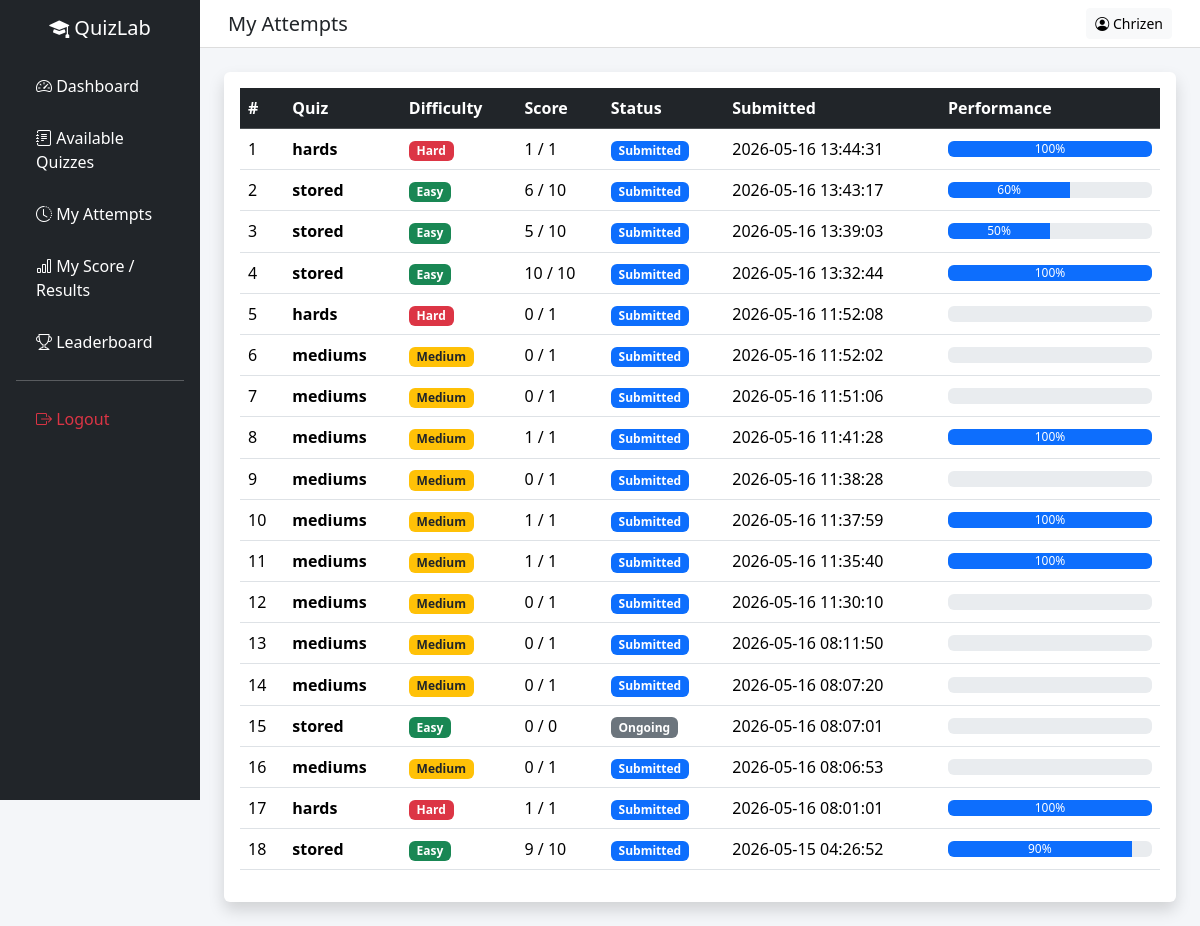
The page /frontend/student/my_attempts.php (signed in) on the database its author committed.
### tables this page shows
CREATE TABLE `quiz_attempts` (
  `attempt_id` int(11) NOT NULL,
  `student_id` int(11) NOT NULL,
  `quiz_id` int(11) NOT NULL,
  `score` int(11) DEFAULT 0,
  `total_questions` int(11) DEFAULT 0,
  `status` enum('ongoing','submitted','timeout') NOT NULL DEFAULT 'ongoing',
  `submitted_at` timestamp NOT NULL DEFAULT current_timestamp()
);

CREATE TABLE `quizzes` (
  `quiz_id` int(11) NOT NULL,
  `teacher_id` int(11) NOT NULL,
  `title` varchar(255) NOT NULL,
  `description` text DEFAULT NULL,
  `status` enum('draft','published') DEFAULT 'draft',
  `created_at` timestamp NOT NULL DEFAULT current_timestamp(),
  `quiz_type` enum('multiple_choice','identification','true_false','enumeration') NOT NULL DEFAULT 'multiple_choice',
  `difficulty` enum('easy','medium','hard') NOT NULL DEFAULT 'medium'
);

### frontend/student/my_attempts.php (the view, shortened to what this page needs)
<?php
require_once "../../backend/database.php";
$student_id = $_SESSION['user_id'];
$stmt = $pdo->prepare("
    SELECT
        qa.*,
        q.title,
        q.difficulty
    FROM quiz_attempts qa
    JOIN quizzes q
        ON qa.quiz_id = q.quiz_id
    WHERE qa.student_id = ?
    ORDER BY qa.attempt_id DESC
");
$stmt->execute([$student_id]);
$attempts = $stmt->fetchAll(PDO::FETCH_ASSOC);
?>
<!DOCTYPE html>
<html lang="en">
<head>
    <link href="https://cdn.jsdelivr.net/npm/bootstrap@5.3.2/dist/css/bootstrap.min.css" rel="stylesheet">
    <link rel="stylesheet" href="https://cdn.jsdelivr.net/npm/bootstrap-icons@1.11.1/font/bootstrap-icons.css">
    <link rel="stylesheet" href="style.css">
</head>
<body style="background:#f4f6f9;">
    <div class="container-fluid">
        <div class="row">
            <div class="col-md-2 p-0">
                <?php include "nav.php"; ?>
            </div>
            <div class="col-md-10 p-0">
                <nav class="navbar navbar-expand-lg topbar px-3">
                    <div class="container-fluid">
                        <h5 class="mb-0">My Attempts</h5>
                        <a href="profile.php" class="btn btn-light btn-sm">
                            <i class="bi bi-person-circle"></i> <?= htmlspecialchars($_SESSION['name']); ?>
                        </a>
                    </div>
                </nav>
                <div class="p-4">
                    <div class="card shadow border-0">
                        <div class="card-body">
                            <div class="table-responsive">
                                <table class="table table-hover align-middle">
                                    <thead class="table-dark">
                                        <tr>
                                            <th>#</th>
                                            <th>Quiz</th>
                                            <th>Difficulty</th>
                                            <th>Score</th>
                                            <th>Status</th>
                                            <th>Submitted</th>
                                            <th>Performance</th>
                                        </tr>
                                    </thead>
                                    <tbody>
                                        <?php if (count($attempts) > 0): ?>
                                            <?php foreach ($attempts as $index => $a): ?>
                                                <?php
                                                $score = $a['score'] ?? 0;
                                                $total = $a['total_questions'] ?? 0;
                                                $percent =
                                                    ($total > 0)
                                                    ? round(($score / $total) * 100)
                                                    : 0;
                                                ?>
                                                <tr>
                                                    <td>
                                                        <?= $index + 1 ?>
                                                    </td>
                                                    <td>
                                                        <strong>
                                                            <?= htmlspecialchars($a['title']) ?>
                                                        </strong>
                                                    </td>
                                                    <td>
                                                        <?php if ($a['difficulty'] == 'easy'): ?>
                                                            <span class="badge bg-success">
                                                                Easy
                                                            </span>
                                                        <?php elseif ($a['difficulty'] == 'medium'): ?>
                                                            <span class="badge bg-warning text-dark">
                                                                Medium
                                                            </span>
                                                        <?php else: ?>
                                                            <span class="badge bg-danger">
                                                                Hard
                                                            </span>
                                                        <?php endif; ?>
                                                    </td>
                                                    <td>
                                                        <?= $score ?> / <?= $total ?>
                                                    </td>
                                                    <td>
                                                        <?php if ($a['status'] == 'submitted'): ?>
                                                            <span class="badge bg-primary">
                                                                Submitted
                                                            </span>
                                                        <?php else: ?>
                                                            <span class="badge bg-secondary">
                                                                Ongoing
                                                            </span>
                                                        <?php endif; ?>
                                                    </td>
                                                    <td>
                                                        <?= $a['submitted_at'] ?? '---' ?>
                                                    </td>
                                                    <td style="width:220px;">
                                                        <div class="progress">
                                                            <div class="progress-bar" role="progressbar"
                                                                style="width: <?= $percent ?>%;">
                                                                <?= $percent ?>%
                                                            </div>
                                                        </div>
                                                    </td>
                                                </tr>
                                            <?php endforeach; ?>
                                        <?php endif; ?>
                                    </tbody>
                                </table>
                            </div>
                        </div>
                    </div>
                </div>
            </div>
        </div>
    </div>
</body>
</html>

### frontend/student/style.css (style rules this page uses)
body { background:#f5f6fa; }
.topbar { background:white; border-bottom:1px solid #ddd; }

### rows shown on the page
quiz_attempts: quiz.title "hards", shows "Hard", score "1", total_questions "1", status "Submitted", submitted_at "2026-05-16 13:44:31", percent "100"
quiz_attempts: quiz.title "stored", shows "Easy", score "6", total_questions "10", status "Submitted", submitted_at "2026-05-16 13:43:17", percent "60"
quiz_attempts: quiz.title "stored", shows "Easy", score "5", total_questions "10", status "Submitted", submitted_at "2026-05-16 13:39:03", percent "50"
quiz_attempts: quiz.title "stored", shows "Easy", score "10", total_questions "10", status "Submitted", submitted_at "2026-05-16 13:32:44", percent "100"
quiz_attempts: quiz.title "hards", shows "Hard", score "0", total_questions "1", status "Submitted", submitted_at "2026-05-16 11:52:08"
quiz_attempts: quiz.title "mediums", shows "Medium", score "0", total_questions "1", status "Submitted", submitted_at "2026-05-16 11:52:02"
quiz_attempts: quiz.title "mediums", shows "Medium", score "0", total_questions "1", status "Submitted", submitted_at "2026-05-16 11:51:06"
quiz_attempts: quiz.title "mediums", shows "Medium", score "1", total_questions "1", status "Submitted", submitted_at "2026-05-16 11:41:28", percent "100"
quiz_attempts: quiz.title "mediums", shows "Medium", score "0", total_questions "1", status "Submitted", submitted_at "2026-05-16 11:38:28"
quiz_attempts: quiz.title "mediums", shows "Medium", score "1", total_questions "1", status "Submitted", submitted_at "2026-05-16 11:37:59", percent "100"
quiz_attempts: quiz.title "mediums", shows "Medium", score "1", total_questions "1", status "Submitted", submitted_at "2026-05-16 11:35:40", percent "100"
quiz_attempts: quiz.title "mediums", shows "Medium", score "0", total_questions "1", status "Submitted", submitted_at "2026-05-16 11:30:10"
quiz_attempts: quiz.title "mediums", shows "Medium", score "0", total_questions "1", status "Submitted", submitted_at "2026-05-16 08:11:50"
quiz_attempts: quiz.title "mediums", shows "Medium", score "0", total_questions "1", status "Submitted", submitted_at "2026-05-16 08:07:20"
quiz_attempts: quiz.title "stored", shows "Easy", score "0", total_questions "0", status "Ongoing", submitted_at "2026-05-16 08:07:01"
quiz_attempts: quiz.title "mediums", shows "Medium", score "0", total_questions "1", status "Submitted", submitted_at "2026-05-16 08:06:53"
quiz_attempts: quiz.title "hards", shows "Hard", score "1", total_questions "1", status "Submitted", submitted_at "2026-05-16 08:01:01", percent "100"
quiz_attempts: quiz.title "stored", shows "Easy", score "9", total_questions "10", status "Submitted", submitted_at "2026-05-15 04:26:52", percent "90"

### other values the page prints
$_SESSION['name'] "Chrizen"
